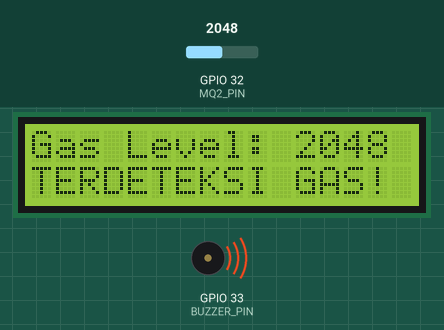
Recording of a sketch running on a simulated ESP32. Shown: 16×2 character LCD, buzzer (waves = sounding, pin HIGH). The inputs (shaded band) are chosen by the test bench; at power-on: GPIO 32 (MQ2_PIN) = 2048. What the sketch prints to the serial monitor is not drawn.

Above: at 3.2 s.
3.3 s: GPIO 32 (MQ2_PIN) set to 1366
At 4.5 s:
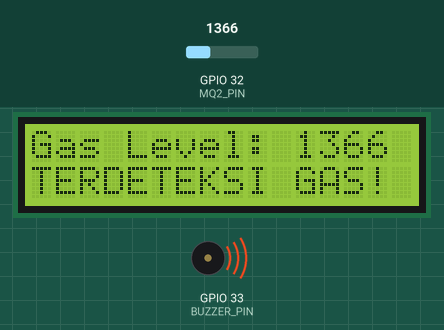
5.6 s: GPIO 32 (MQ2_PIN) set to 1273
At 7.0 s:
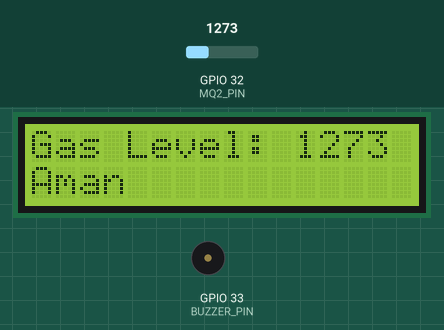
7.7 s: GPIO 32 (MQ2_PIN) set to 1228
At 9.5 s:
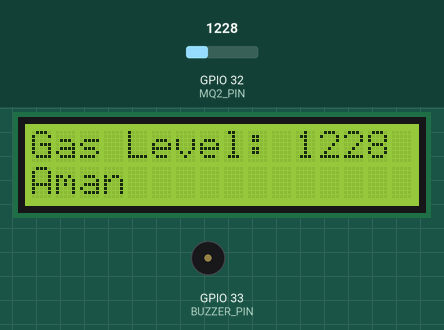
Timing chart, 0 to 11.0 s (numbered marks = the images above; inputs shaded):
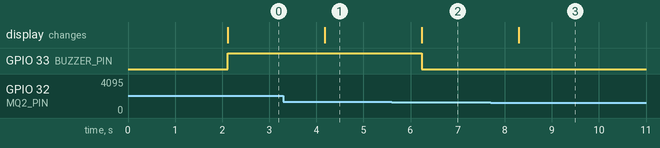

Measured:
- the behaviour switches between 1301 and 1300 on GPIO 32 (MQ2_PIN) (found by bisection; images 1 and 2)
- after the input at 3.3 s, the display: changes after 0.88 s (image 1)
- after the input at 5.6 s, GPIO 33 (BUZZER_PIN): HIGH → LOW after 0.64 s; the display: changes after 0.64 s (image 2)
- after the input at 7.7 s, the display: changes after 0.60 s (image 3)

The sketch:

Mappi32_Smart_Tools_Gas_Leak_Detector.ino
```cpp
#include <Wire.h>
#include <LiquidCrystal_I2C.h>

// Inisialisasi LCD I2C (ubah alamat jika perlu)
LiquidCrystal_I2C lcd(0x27, 16, 2);

#define MQ2_PIN 32  // Pin sensor gas (gunakan pin ADC ESP32)
#define BUZZER_PIN 33 // Pin buzzer

void setup() {
    Serial.begin(115200);
    lcd.init();
    lcd.backlight();

    pinMode(MQ2_PIN, INPUT);
    pinMode(BUZZER_PIN, OUTPUT);

    lcd.setCursor(0, 0);
    lcd.print("Gas Detector");
    lcd.setCursor(0, 1);
    lcd.print("Initializing...");
    delay(2000);
    lcd.clear();
}

void loop() {
    int gasValue = analogRead(MQ2_PIN);
    Serial.print("Jumlah Gas: ");
    Serial.println(gasValue);

    lcd.setCursor(0, 0);
    lcd.print("Gas Level: ");
    lcd.print(gasValue);

    if (gasValue > 1300) {  // Sesuaikan threshold sesuai kebutuhan
        lcd.setCursor(0, 1);
        lcd.print("TERDETEKSI GAS!");
        digitalWrite(BUZZER_PIN , HIGH);


    } else {
        lcd.setCursor(0, 1);
        lcd.print("Aman            ");
        digitalWrite(BUZZER_PIN , LOW);
    }

    delay(1000);
}
```
